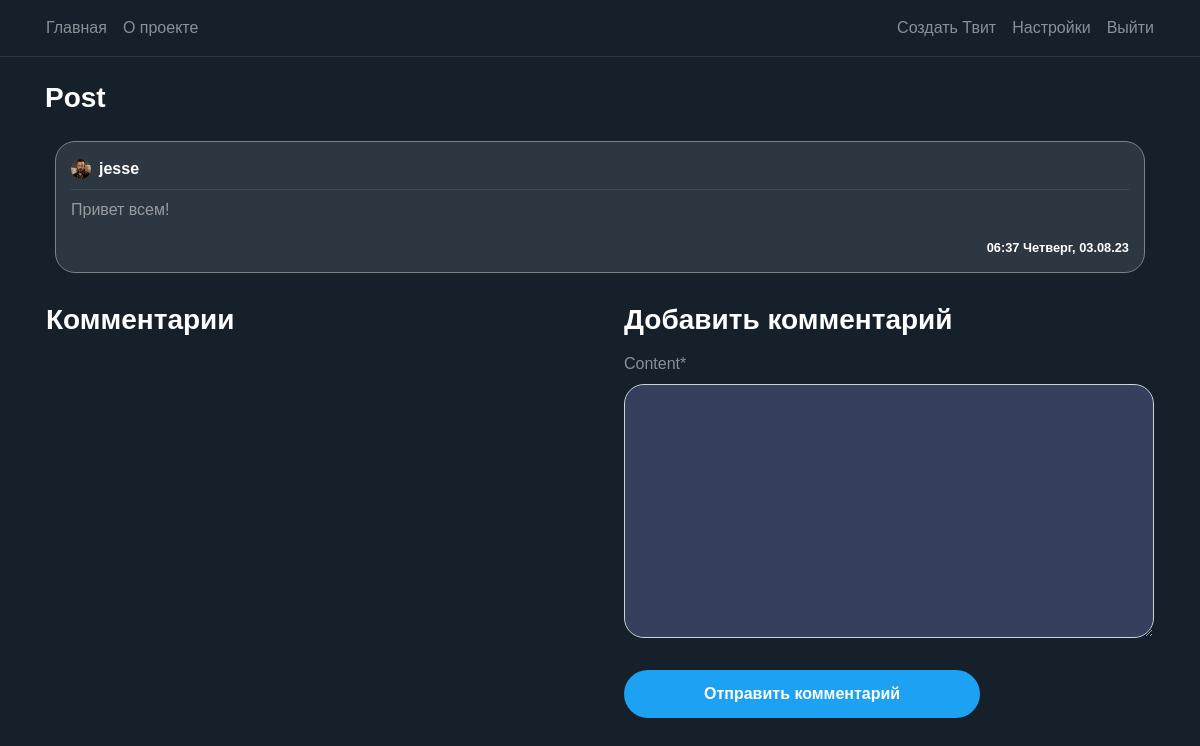
Page /post/2/ (signed in) on the committed database.
### blog/models.py (models this page shows, shortened)
class Post(models.Model):
    content = models.TextField(max_length=1000)
    date_posted = models.DateTimeField(default=timezone.now)
    author = models.ForeignKey(User, on_delete=models.CASCADE)
    likes= models.IntegerField(default=0)
    dislikes= models.IntegerField(default=0)

### users/models.py (models this page shows, shortened)
class Profile(models.Model):
    user = models.OneToOneField(User, on_delete=models.CASCADE)
    image = models.ImageField(default='default.png', upload_to='profile_pics')

### blog/views.py (the view)
# urls.py: path('post/<int:pk>/', PostDetailView.as_view(), name='post-detail'),
class PostDetailView(DetailView):
    model = Post
    template_name = 'blog/post_detail.html'
    context_object_name = 'post'
    def get_context_data(self, **kwargs):
        data = super().get_context_data(**kwargs)
        comments_connected = Comment.objects.filter(post_connected=self.get_object()).order_by('-date_posted')
        data['comments'] = comments_connected
        data['form'] = NewCommentForm(instance=self.request.user)
        return data
    def post(self, request, *args, **kwargs):
        new_comment = Comment(content=request.POST.get('content'),
                              author=self.request.user,
                              post_connected=self.get_object())
        new_comment.save()
        return self.get(self, request, *args, **kwargs)

### blog/forms.py
class NewCommentForm(forms.ModelForm):
    class Meta:
        model = Comment
        fields = ['content']

### blog/templates/blog/post_detail.html (shortened to what this page needs)
{% extends "blog/base.html" %}
{% load crispy_forms_tags %}
{% block content %}
<div class="container">
    <h3 class="white-important mb-3">
        Post
    </h3>
   <article class="media content-section">
        <div style="width: 100%; word-break: break-all;" class="hovered-tweet-comment">
            <div class="pb-2 row m-0 " style="width: 100%; margin-right: 0 !important;">
               <div
                       style="padding-left: 0px !important;"
                       class="col-8 no-padding d-flex align-items-center">
                   <img
                       class="rounded-circle mr-2"
                       style="width: 20px; height: 20px;"
                       src="{{ post.author.profile.image.url }}">
                   <a class="mr-2 white-important" href="{% url 'user-posts' post.author %}">
                       {{ post.author }}
                   </a>
               </div>
               <div class="col-4 d-flex flex-row-reverse no-padding align-items-center"
                    style="padding-right: 0 !important;">
               </div>
           </div>
            <div
                    class="mb-2 "
                    style="width: 100%; height: 1px; background-color: rgba(255, 255, 255, 0.1)"></div>
            <a style="color: rgba(255, 255, 255, 0.5) !important;">
                <p>
                    {{ post.content }}
                </p>
                <small
                    class="white-important d-flex full-width flex-row-reverse">
                    {{ post.date_posted | date:"H:i l, d.m.y" }}
                </small>
            </a>
        </div>
   </article>
    <div class="row pl-3">
        <div class="col-12 col-md-6 pl-0">
         <h3 class="white-important mb-3">
             Комментарии
         </h3>
        </div>
        {% if user is not None %}
            <div class="col-12 col-md-6 pl-0 pl-md-3 pr-3">
                <h3 class="white-important mb-3">
                    Добавить комментарий
                </h3>
                <form method="POST">
                    <fieldset class="form-group">
                        {{ form | crispy }}
                    </fieldset>
                    <div class="form-group">
                        <button class="btn btn-outline-primary" type="submit">Отправить комментарий</button>
                    </div>
                </form>
            </div>
        {% endif %}
    </div>
  </div>
{% endblock content %}

### blog/static/blog/main.css (style rules this page uses)
:root { --muted-color: rgba(255, 255, 255, 0.5); }
body { background: #15202b; color: var(--muted-color); margin-top: 5rem; }
h1, h2, h3, h4, h5, h6 { color: var(--muted-color); }
.content-section { padding: 10px 10px; margin-bottom: 20px; }
.no-padding { padding: 0 !important; }
a { color: white; text-underline: none; text-decoration: none !important; }
article { border-radius: 4px; }
.white-important { color: white; font-weight: bold; }
.full-width { width: 100% }
.btn-outline-primary { border-color: white; color: white !important; padding: 12px 80px 12px 80px; font-weight: bold; background-color: #1da1f2; border:0; border-radius: 25px; }
.form-control { background-color: #36405e !important; color: var(--muted-color) !important; box-shadow: 0 0 0 0 !important; border-radius: 20px !important; }
.hovered-tweet-comment { background-color: #2d3741 !important; padding:15px; border-radius: 20px; border:1px solid grey; }

### blog/static/blog/style.css (style rules this page uses)
body { font-family: Arial, Helvetica, sans-serif; height: 100vh; margin: 0; padding: 0; }

### rows in the picture
Post: author.profile.image (picture), author "jesse", content "Привет всем!", date_posted "06:37 Четверг, 03.08.23"
